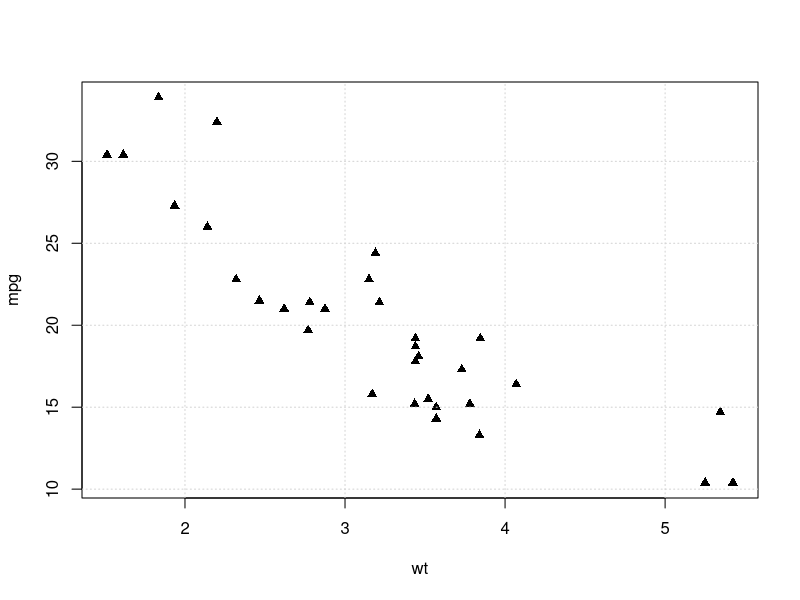
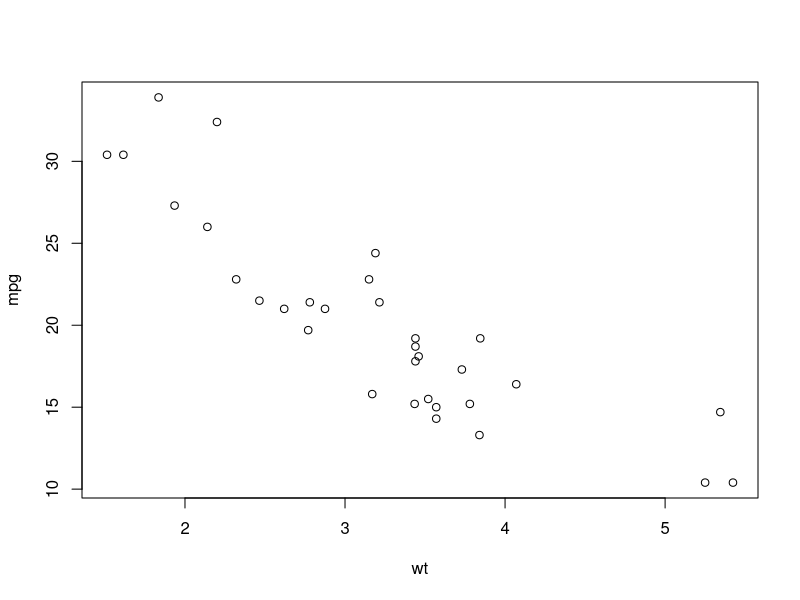
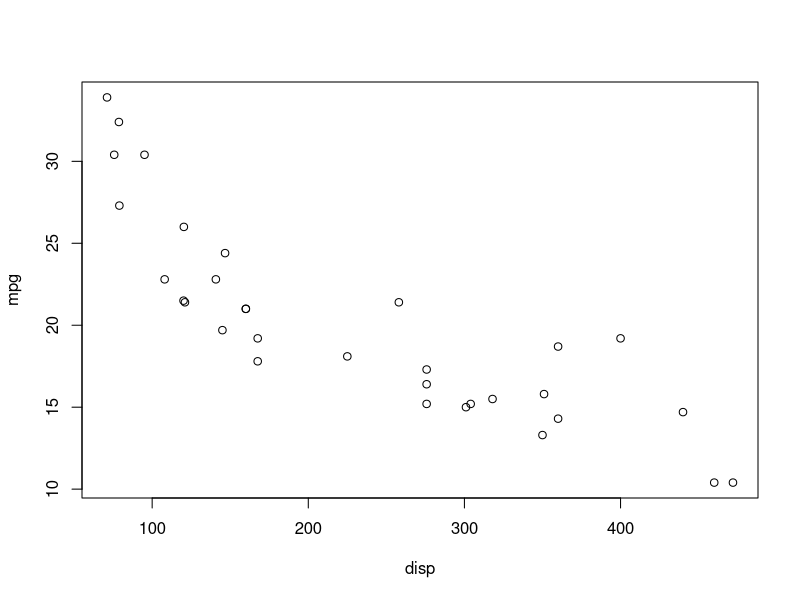
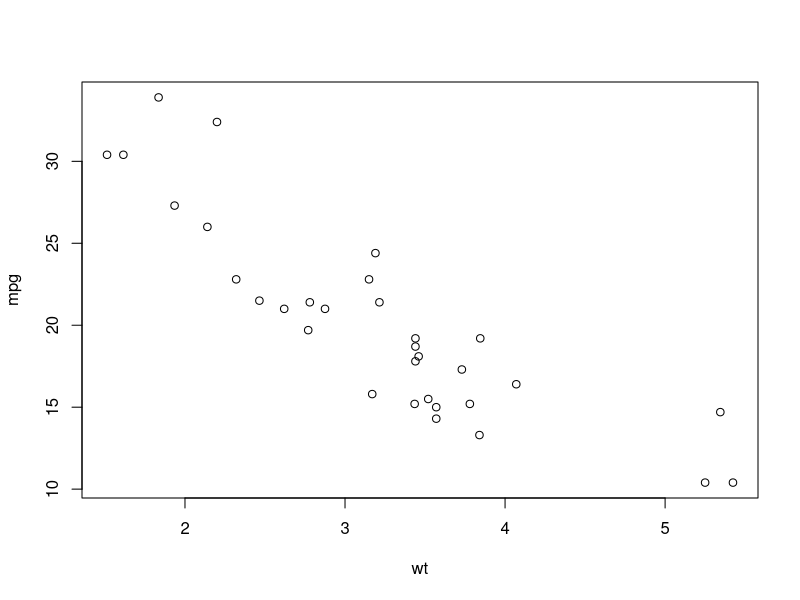
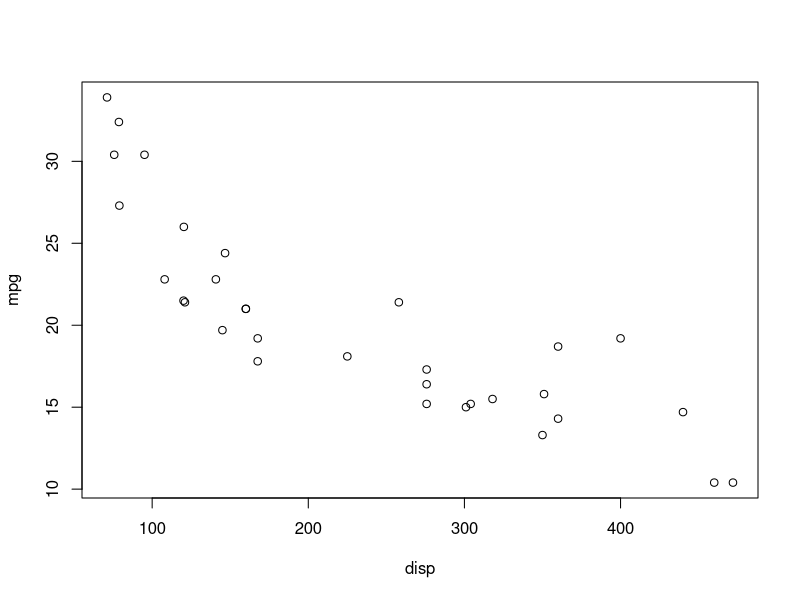
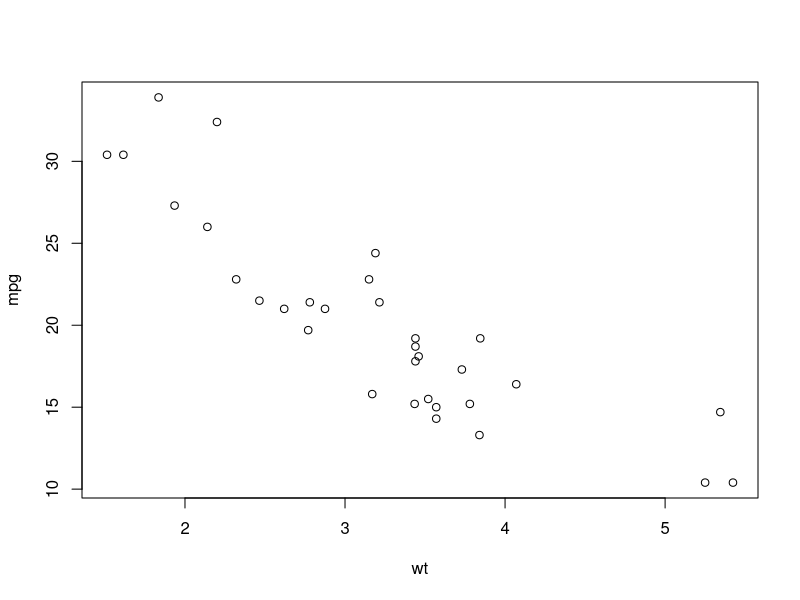
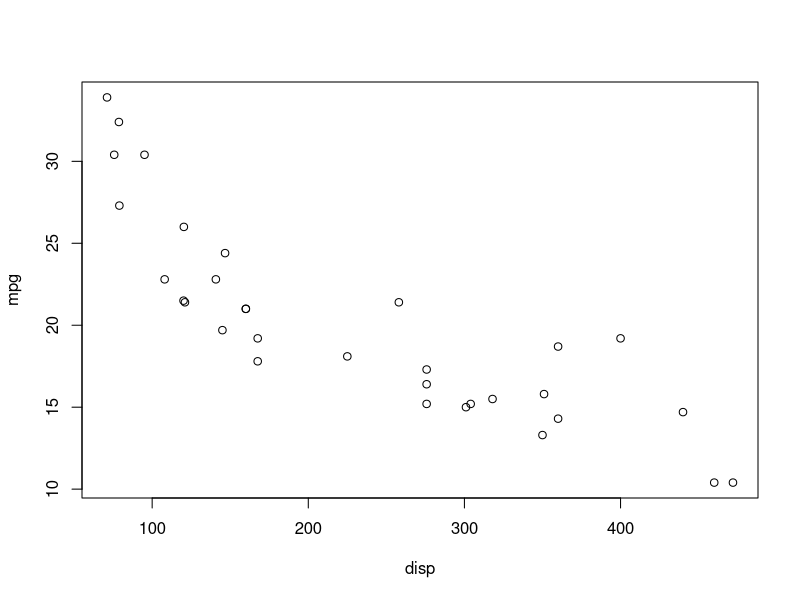

R code for these plots, in order:
## ---- chunk 1
knitr::opts_chunk$set(echo = TRUE)
## ---- chunk 2
data(mtcars)
## ---- chunk 3
head(mtcars)
## ---- chunk 4
plot(mpg~wt,data=mtcars,pch=17)
grid()
## ---- chunk 5
cor(mtcars$mpg,mtcars$wt)
## ---- chunk 6
model1 <- lm(mpg ~ wt, data = mtcars)

summary(model1)
## ---- chunk 7
NewData = data.frame(wt = 3.05, disp = 122)
print(predict(model1, NewData, interval = 'predict'))
## ---- chunk 8
plot(mpg ~ wt+disp, data = mtcars)
## ---- chunk 9
model2 <- lm(mpg ~ disp, data = mtcars)
summary(model2)
## ---- chunk 10
plot(mpg ~ wt+disp, data = mtcars)
## ---- chunk 11
model3= lm(mpg ~ wt+disp, data = mtcars)
summary(model3)
## ---- chunk 12
plot(mpg ~ wt+disp, data=mtcars)
## ---- chunk 13
summary(model3)
## ---- chunk 14
anova_result <- anova(model1, model3)
print(anova_result)
